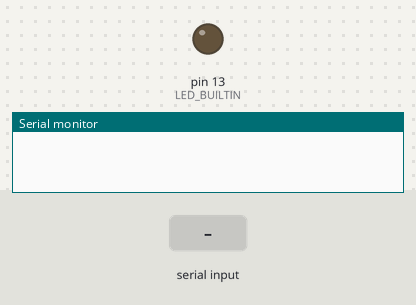
The sketch below on a simulated Arduino Uno, built with avr-gcc and run on an emulated ATmega328P. Shown: output pins drawn as LEDs (lit = HIGH), the last lines printed to the serial monitor. Inputs (shaded band) come from the test bench.

Above: at 1.2 s.
1.3 s: "t" received over Serial
At 2.5 s:
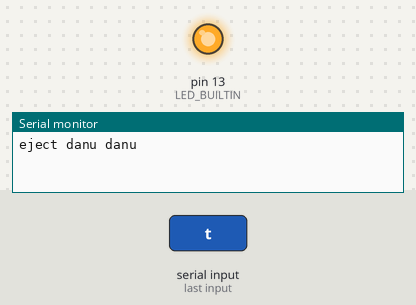
2.8 s: "f" received over Serial
Timing chart, 0 to 5.8 s (numbered marks = the images above; inputs shaded):
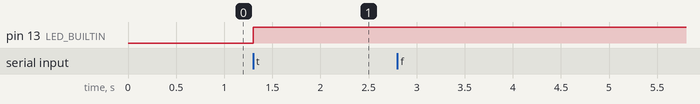

The sketch:

PYSERIALCODE.ino
```cpp
char x;


void setup() {
  // put your setup code here, to run once:
Serial.begin(115200);
Serial.setTimeout(1);
 pinMode(LED_BUILTIN, OUTPUT);
}

void loop() {
  // put your main code here, to run repeatedly:
if(Serial.available()){
x = Serial.read();

if (x == 'f'){
  Serial.println("do not eject");
}
else if(x == 't') {
  Serial.println("eject danu danu");
  digitalWrite(LED_BUILTIN, HIGH);
  delay(3000);

}
}
}
void LED() {
  digitalWrite(LED_BUILTIN, HIGH);  // turn the LED on (HIGH is the voltage level)
  delay(1000);                      // wait for a second
  digitalWrite(LED_BUILTIN, LOW);   // turn the LED off by making the voltage LOW
  delay(1000);                      // wait for a second
}
```

Measured:
- after the input at 1.3 s, pin 13 (LED_BUILTIN): LOW → HIGH at once
